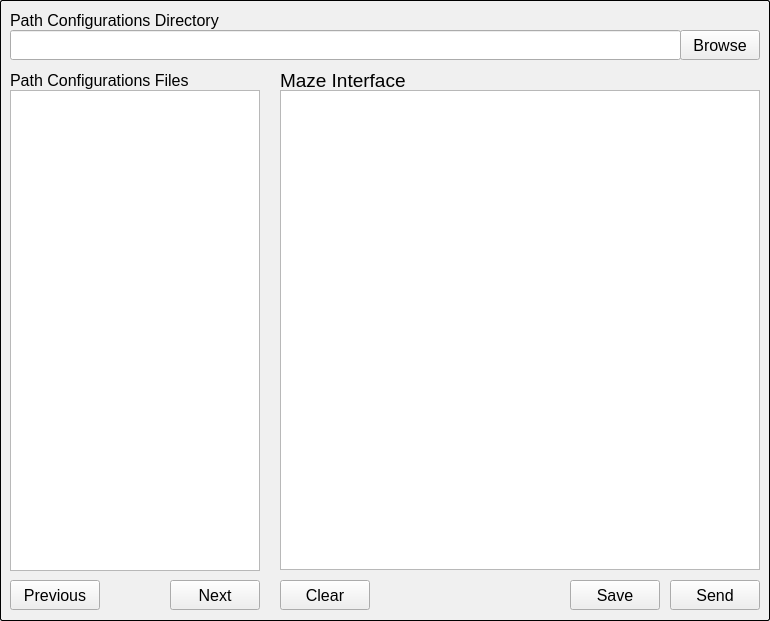
  <widget class="QGroupBox" name="selectorGroupBox">
   <property name="geometry">
    <rect>
     <x>8</x>
     <y>20</y>
     <width>770</width>
     <height>621</height>
    </rect>
   </property>
   <property name="font">
    <font>
     <pointsize>14</pointsize>
    </font>
   </property>
   <property name="styleSheet">
    <string notr="true">QGroupBox {
                    background-color: #f0f0f0; /* very light gray */
                    border: 1px solid black; /* 1pt solid black border */
                    border-radius: 2px; /* Optional: for slightly rounded corners */
                    }
                </string>
   </property>
   <property name="title">
    <string/>
   </property>
   <widget class="QLineEdit" name="fileDirEdit">
    <property name="geometry">
     <rect>
      <x>10</x>
      <y>30</y>
      <width>671</width>
      <height>30</height>
     </rect>
    </property>
    <property name="font">
     <font>
      <pointsize>10</pointsize>
     </font>
    </property>
   </widget>
   <widget class="QLabel" name="selectorLabel_1">
    <property name="geometry">
     <rect>
      <x>10</x>
      <y>10</y>
      <width>221</width>
      <height>21</height>
     </rect>
    </property>
    <property name="font">
     <font>
      <pointsize>12</pointsize>
     </font>
    </property>
    <property name="text">
     <string>Path Configurations Directory</string>
    </property>
   </widget>
   <widget class="QPushButton" name="fileBrowseBtn">
    <property name="geometry">
     <rect>
      <x>680</x>
      <y>30</y>
      <width>80</width>
      <height>30</height>
     </rect>
    </property>
    <property name="font">
     <font>
      <pointsize>12</pointsize>
     </font>
    </property>
    <property name="text">
     <string>Browse</string>
    </property>
   </widget>
   <widget class="QPushButton" name="filePreviousBtn">
    <property name="geometry">
     <rect>
      <x>10</x>
      <y>580</y>
      <width>90</width>
      <height>30</height>
     </rect>
    </property>
    <property name="font">
     <font>
      <pointsize>12</pointsize>
     </font>
    </property>
    <property name="text">
     <string>Previous</string>
    </property>
   </widget>
   <widget class="QPushButton" name="fileNextBtn">
    <property name="geometry">
     <rect>
      <x>170</x>
      <y>580</y>
      <width>90</width>
      <height>30</height>
     </rect>
    </property>
    <property name="font">
     <font>
      <pointsize>12</pointsize>
     </font>
    </property>
    <property name="text">
     <string>Next</string>
    </property>
   </widget>
   <widget class="QListWidget" name="fileListWidget">
    <property name="geometry">
     <rect>
      <x>10</x>
      <y>90</y>
      <width>250</width>
      <height>481</height>
     </rect>
    </property>
    <property name="font">
     <font>
      <pointsize>12</pointsize>
     </font>
    </property>
   </widget>
   <widget class="QPushButton" name="plotClearBtn">
    <property name="geometry">
     <rect>
      <x>280</x>
      <y>580</y>
      <width>90</width>
      <height>30</height>
     </rect>
    </property>
    <property name="font">
     <font>
      <pointsize>12</pointsize>
     </font>
    </property>
    <property name="text">
     <string>Clear</string>
    </property>
   </widget>
   <widget class="QPushButton" name="plotSendBtn">
    <property name="geometry">
     <rect>
      <x>670</x>
      <y>580</y>
      <width>90</width>
      <height>30</height>
     </rect>
    </property>
    <property name="font">
     <font>
      <pointsize>12</pointsize>
     </font>
    </property>
    <property name="text">
     <string>Send</string>
    </property>
   </widget>
   <widget class="QPushButton" name="plotSaveBtn">
    <property name="geometry">
     <rect>
      <x>570</x>
      <y>580</y>
      <width>90</width>
      <height>30</height>
     </rect>
    </property>
    <property name="font">
     <font>
      <pointsize>12</pointsize>
     </font>
    </property>
    <property name="text">
     <string>Save</string>
    </property>
   </widget>
   <widget class="QLabel" name="selectorLabel_2">
    <property name="geometry">
     <rect>
      <x>10</x>
      <y>70</y>
      <width>181</width>
      <height>21</height>
     </rect>
    </property>
    <property name="font">
     <font>
      <pointsize>12</pointsize>
     </font>
    </property>
    <property name="text">
     <string>Path Configurations Files</string>
    </property>
   </widget>
   <widget class="QGraphicsView" name="plotMazeView">
    <property name="geometry">
     <rect>
      <x>280</x>
      <y>90</y>
      <width>480</width>
      <height>480</height>
     </rect>
    </property>
   </widget>
   <widget class="QLabel" name="ardStausStatLabel">
    <property name="geometry">
     <rect>
      <x>280</x>
      <y>70</y>
      <width>131</width>
      <height>21</height>
     </rect>
    </property>
    <property name="font">
     <font>
      <pointsize>14</pointsize>
     </font>
    </property>
    <property name="text">
     <string>Maze Interface</string>
    </property>
   </widget>
  </widget>
